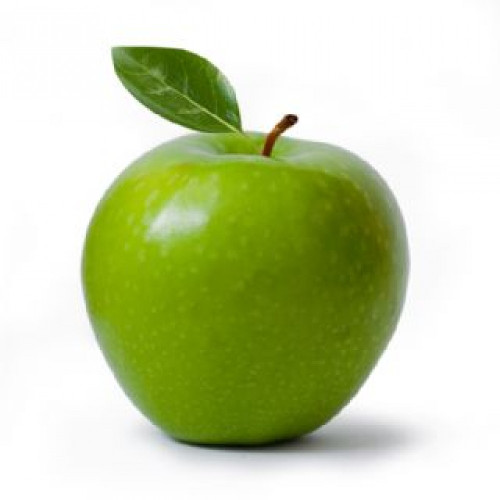
#> input picture SNT/Python/2022-03/Traitement d'image/pomme.jpg, 500 x 500 px
$ python TP_03-15.py
#> lines starting #> are read from the running program, lines starting #| are printed output that depends on the picture; after the words box and inside, x2 and y2 are one past the last pixel; in counts of white or black regions, pixels touching at a corner belong together
#!/usr/bin/env python3
# -*- coding:utf-8 -*-
# ##########################################
# INFO:
# Il faut créer le dossier 'OUTPUT_TP_03-05' dans le répertoire courant pour que le code fonctionne.
# ##########################################
from PIL import Image

input_file = "pomme.jpg"  # chemin de l'image, en str

base_img = Image.open(input_file)  # image qu'on ne va pas modifier (on modifie seulement ses copies)
#> base_img is the input picture: PIL image 500x500 RGB; mean R, G, B 198.9, 209.6, 167.9
width, height = base_img.size  # largeur et hauteur de l'image
#> width = 500; height = 500

img1 = base_img.copy()  # on copie l'image
r, v, b = img1.getpixel((250, 300))
#> r = 92; v = 120; b = 1
print(width, height)
#| 500 500
print(r, v, b)
#| 92 120 1

img1.putpixel((250, 250), (255, 0, 0))   # le pixel est au niveau du centre de la pomme, il est rouge

img1.putpixel((100, 250), (0, 0, 255))   # le pixel est à gauche sur la pomme, il est bleu
img1.save("./OUTPUT_TP_03-05/output1.png", "PNG")  # on exporte chaque image au format png sous le nom 'output(nbr).png'

# Inverser le bleu et le rouge de chaque pixel sans changer le vert.
img2 = base_img.copy()
for y in range(height):
    for x in range(width):
        r, g, b = img2.getpixel((x, y))
        img2.putpixel((x, y), (b, g, r))

img2.save('./OUTPUT_TP_03-05/output2.png', 'PNG')

# Mettre l'image en niveaux de gris avec la moyenne des couleurs
img3 = base_img.copy()
for y in range(height):
    for x in range(width):
        r, g, b = img3.getpixel((x, y))
        grey = sum([r, g, b]) // 3
        img3.putpixel((x, y), (grey, grey, grey))

img3.save('./OUTPUT_TP_03-05/output3.png', 'PNG')

# Mettre l'image en niveaux de gris avec la méthode préconisée par
img4 = base_img.copy()
for y in range(height):
    for x in range(width):
        r, g, b = img4.getpixel((x, y))
        grey = int(sum((r*0.2125, g*0.7154, b*0.0721)))  # Somme de 21.25% du rouge, 71.54% du vert et 7.21% du bleu
        img4.putpixel((x, y), (grey, grey, grey))

img4.save('./OUTPUT_TP_03-05/output4.png', 'PNG')

# négatif de l'image
img5 = base_img.copy()
for y in range(height):
    for x in range(width):
        r, g, b = img5.getpixel((x, y))
        r, g, b = 255-r, 255-g, 255-b
        img5.putpixel((x, y), (r, g, b))
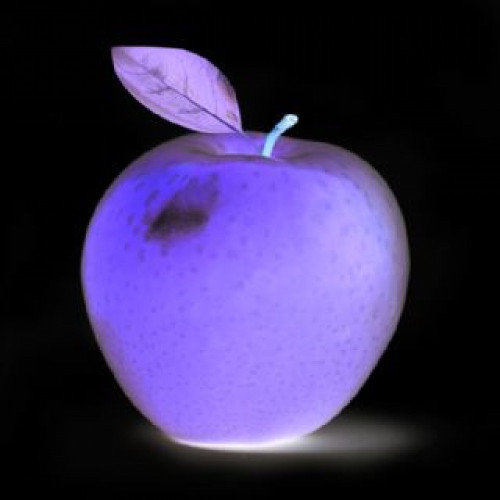
#> img5: PIL image 500x500 RGB; mean R, G, B 56.1, 45.4, 87.1

img5.save('./OUTPUT_TP_03-05/output5.png', 'PNG')

# retourner l'image horizontalement
img6 = base_img.copy()
new_img = Image.new(img6.mode, img6.size)
#> new_img: PIL image 500x500 RGB; every value is 0
for y in range(height):
    for x in range(width):
        r, g, b = img6.getpixel((x, y))
        new_img.putpixel((width-x-1, y), (r, g, b))

new_img.save('./OUTPUT_TP_03-05/output6.png', 'PNG')
img6 = new_img

# ##########################
# Modifications personnelles
# ##########################

# je ne saurais pas décrire simplement cette modification...
img7 = base_img.copy()
for y in range(height):
    for x in range(width):
        r, g, b = img7.getpixel((x, y))
        if b < 200:
            b = 255-b
        img7.putpixel((x, y), (r, g, b))

img7.save('./OUTPUT_TP_03-05/output7.png', 'PNG')

# pomme rouge
img8 = base_img.copy()
for y in range(height):
    for x in range(width):
        r, b = img8.getpixel((x, y))[0], img8.getpixel((x, y))[-1]
        # on met autant dde vert que de bleu.
        # Ainsi, si c'est du blanc, ça reste du blanc. Mais s'il y a beaucoup de vert et peu de bleu
        # (comme dans la pomme), cela donnera  peu de vert et peu de bleu, ce qui rend globalement rouge.
        g = b
        img8.putpixel((x, y), (r, g, b))

img8.save('./OUTPUT_TP_03-05/output8.png', 'PNG')

# rouge à 0
img9 = base_img.copy()
for y in range(height):
    for x in range(width):
        r, g, b = img9.getpixel((x, y))
        img9.putpixel((x, y), (0, g, b))  # on supprime le rouge de l'image
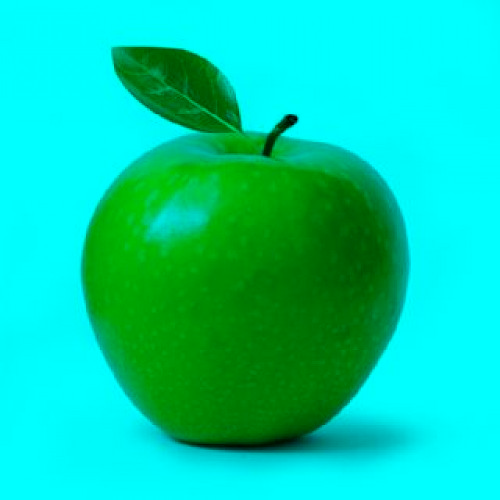
#> img9: PIL image 500x500 RGB; mean R, G, B 0, 209.6, 167.9

img9.save('./OUTPUT_TP_03-05/output9.png', 'PNG')

# vert à 0
img10 = base_img.copy()
for y in range(height):
    for x in range(width):
        r, g, b = img10.getpixel((x, y))
        img10.putpixel((x, y), (r, 0, b))  # on supprime le vert de l'image
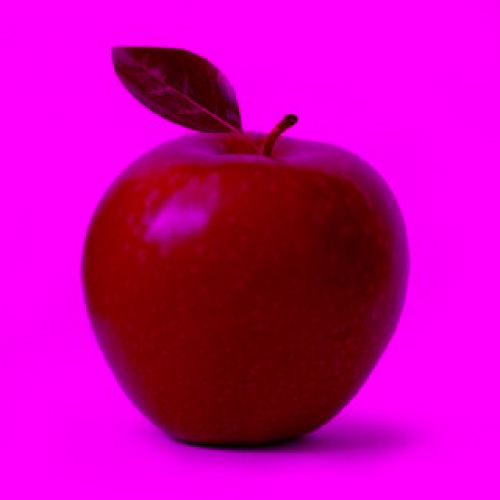
#> img10: PIL image 500x500 RGB; mean R, G, B 198.9, 0, 167.9

img10.save('./OUTPUT_TP_03-05/output10.png', 'PNG')

# bleu à 0
img11 = base_img.copy()
for y in range(height):
    for x in range(width):
        r, g, b = img11.getpixel((x, y))
        img11.putpixel((x, y), (r, g, 0))  # on supprime le bleu de l'image
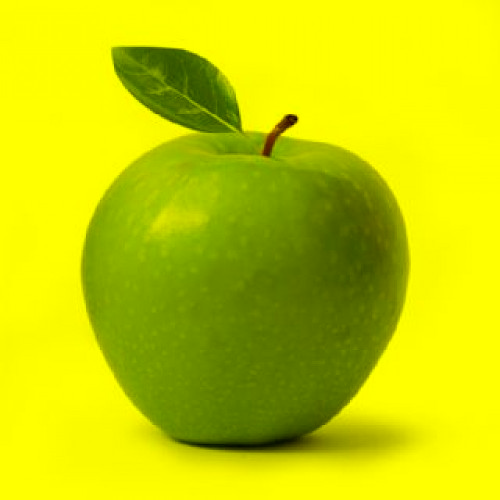
#> img11: PIL image 500x500 RGB; mean R, G, B 198.9, 209.6, 0

img11.save('./OUTPUT_TP_03-05/output11.png', 'PNG')

# rouge à 255
img12 = base_img.copy()
for y in range(height):
    for x in range(width):
        r, g, b = img12.getpixel((x, y))
        img12.putpixel((x, y), (255, g, b))  # on met le rouge à son maximum dans l'image
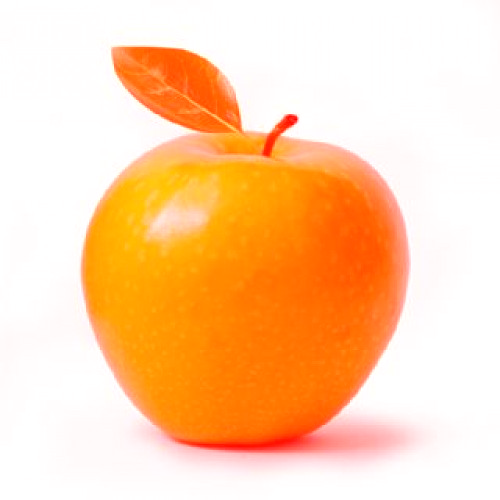
#> img12: PIL image 500x500 RGB; mean R, G, B 255, 209.6, 167.9

img12.save('./OUTPUT_TP_03-05/output12.png', 'PNG')

# vert à 255
img13 = base_img.copy()
for y in range(height):
    for x in range(width):
        r, g, b = img13.getpixel((x, y))
        img13.putpixel((x, y), (r, 255, b))  # on met le vert à son maximum dans l'image

img13.save('./OUTPUT_TP_03-05/output13.png', 'PNG')

# bleu à 255
img14 = base_img.copy()
for y in range(height):
    for x in range(width):
        r, g, b = img14.getpixel((x, y))
        img14.putpixel((x, y), (r, g, 255))  # on met le bleu à son maximum dans l'image

img14.save('./OUTPUT_TP_03-05/output14.png', 'PNG')

# addition des deux autres couleurs pour chaque couleur
# précision : si l'addition des deux autres couleurs est supérieure à 255, on met 255
img15 = base_img.copy()
for y in range(height):
    for x in range(width):
        r, g, b = img15.getpixel((x, y))
        r, g, b = g+b if g+b <= 255 else 255, r+b if r+b <= 255 else 255, r+g if r+g <= 255 else 255
        img15.putpixel((x, y), (r, g, b))

img15.save('./OUTPUT_TP_03-05/output15.png', 'PNG')

# noir et blanc (pas de gris)
img16 = base_img.copy()
for y in range(height):
    for x in range(width):
        r, g, b = img16.getpixel((x, y))
        r, g, b = r*0.2125, g*0.7154, b*0.0721  # on met l'image en niveaux de gris
        grey = int(r+g+b)
        if grey < 175:  # si le gris est inférieur à un certain seuil, on met du blanc, sinon, on met du noir
            grey = 0
        else:
            grey = 255
        img16.putpixel((x, y), (grey, grey, grey))
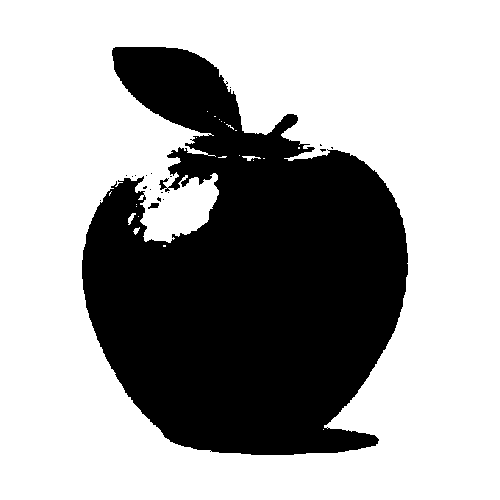
#> img16: PIL image 500x500 RGB; 65.4% white; 19 black regions (17 under 20 px), largest, box (x1, y1, x2, y2) and area: (82, 47, 408, 455) 86458, (148, 203, 159, 209) 44

img16.save('./OUTPUT_TP_03-05/output16.png', 'PNG')

# image finale, à la "Andy Warhol"
# 16 images, donc 4 images en longueur et 4 en hauteur
final_image = Image.new(base_img.mode, (width*4, height*4))  # on fabrique une image de 4*500 sur 4*500
#> final_image: PIL image 2000x2000 RGB; every value is 0
# on répertorie toutes les images dans une liste
images = [img1, img2, img3, img4, img5, img6, img7, img8, img9, img10, img11, img12, img13, img14, img15, img16]
idx = 0  # c'est l'index qu'on va utiliser pour parcourir la liste 'images'

for y in range(0, height*4, height):  # de 0 à 500*4 de 500 en 500
    for x in range(0, width*4, width):  # de 0 à 500*4 de 500 en 500
        final_image.paste(images[idx], (x, y))  # on colle l'image à l'index 'idx' aux coordonnées xy
        idx += 1  # on augmente l'index
        if idx > len(images)-1:  # si l'index est hors de la liste, on arrête la loupe
            break
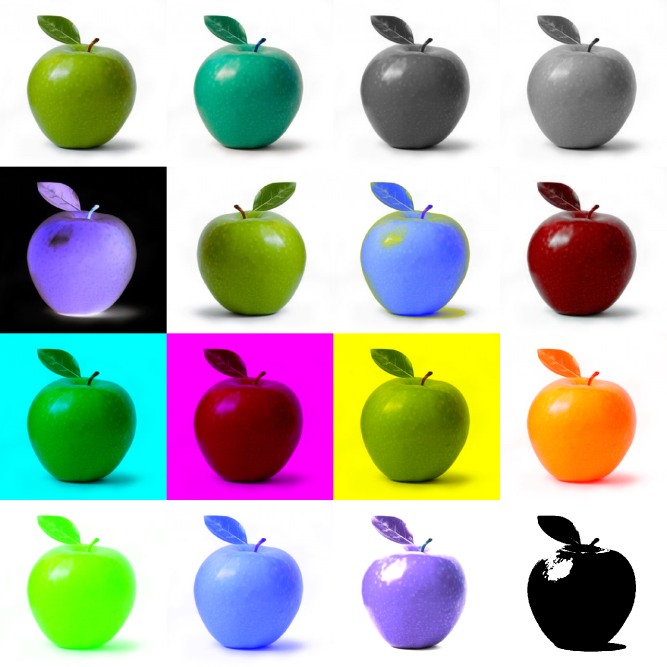
#> final_image: PIL image 2000x2000 RGB (shown at 1/3 size); mean R, G, B 178.3, 182.3, 172.8
#> after the loop, idx = 16

final_image.save('./OUTPUT_TP_03-05/output_final.png', "PNG")  # on sauvegarde l'image
